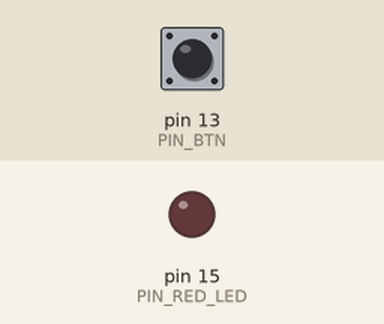
A sketch run on a simulated Arduino Uno, built with avr-gcc and run on an emulated ATmega328P. On the bench: output pins drawn as LEDs (lit = HIGH). Inputs (shaded band) come from the test bench; at power-on: pin 13 (PIN_BTN) HIGH.

Above: at 1.2 s.
1.3 s: pin 13 (PIN_BTN) pulled LOW for 0.15 s
At 1.37 s:
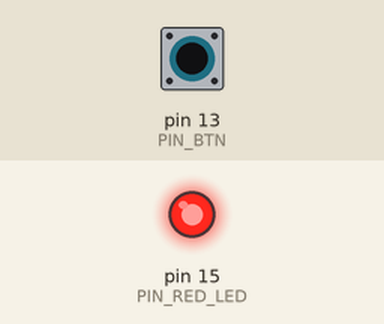
2.9 s: pin 13 (PIN_BTN) pulled LOW for 3.2 s
At 6.6 s:
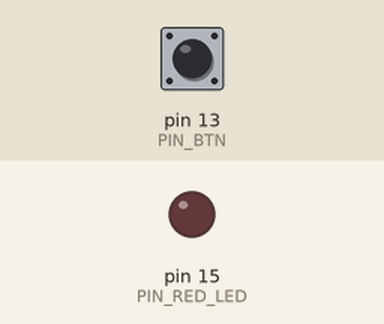
Timing chart, 0 to 8.1 s (numbered marks = the images above; inputs shaded):
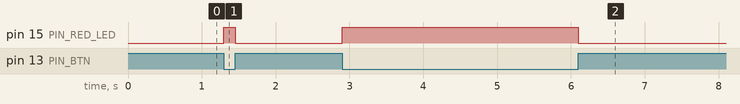

The sketch:

button-led.ino
```cpp
#define PIN_RED_LED 15
#define PIN_BTN 13

void setup() {
  // put your setup code here, to run once:
  pinMode(PIN_RED_LED, OUTPUT);
  pinMode(PIN_BTN, INPUT);
}

void loop() {
  // put your main code here, to run repeatedly:
  if (digitalRead(PIN_BTN) == LOW) {
    digitalWrite(PIN_RED_LED, HIGH); // turn on led when btn pressed
  } else {
    digitalWrite(PIN_RED_LED, LOW);
  }
}
```

Measured:
- after the input at 1.3 s, pin 15 (PIN_RED_LED): LOW → HIGH at once, → LOW 0.15 s later
- after the input at 2.9 s, pin 15 (PIN_RED_LED): LOW → HIGH at once, → LOW 3.2 s later
